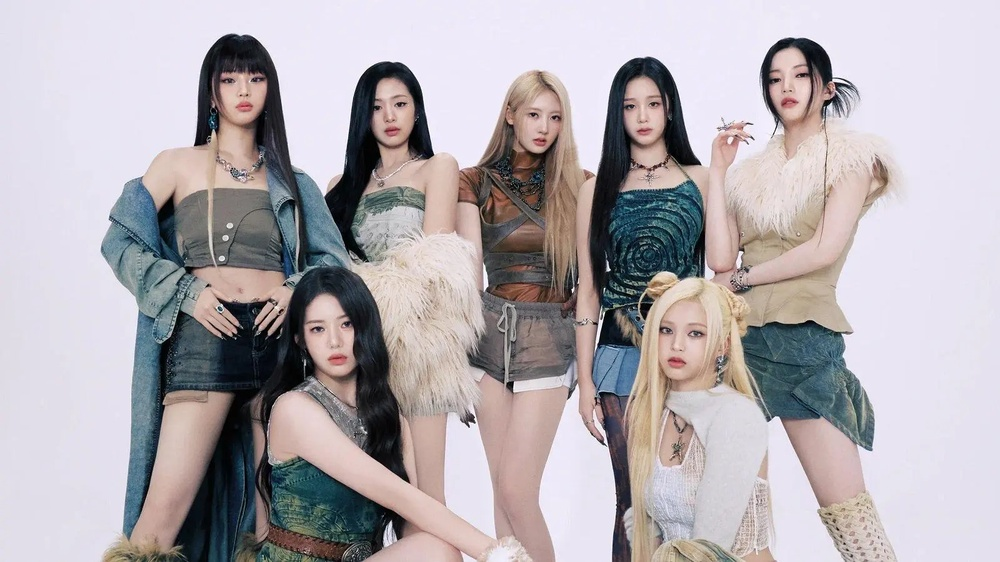
#> input picture data/splits/anh_nhom_5_people.jpg, 1000 x 562 px, shrunk from 1600 x 900 before the run
$ python -i haar_baseline.py   (imports and definitions only)
#> lines starting #> are read from the running program, lines starting #| are printed output that depends on the picture
#> further down, picture is the input picture: shape (562, 1000, 3); mean B, G, R 176.7, 172, 178.1
"""Baseline phát hiện mặt bằng Haar Cascade của OpenCV.

Dùng làm mốc để so với RetinaFace: Haar nhẹ và nhanh nhưng chỉ bắt tốt mặt nhìn thẳng.
"""

from __future__ import annotations

import math
from pathlib import Path
from typing import Any

import cv2
import numpy as np


class HaarFaceDetector:
    """Phát hiện mặt nhìn thẳng (frontal) bằng Haar Cascade.

    Score trả về chỉ dùng để xếp hạng các box, không phải xác suất.
    """

    _CASCADE_FILENAME = "haarcascade_frontalface_default.xml"

    def __init__(
        self,
        scale_factor: float = 1.1,
        min_neighbors: int = 5,
        min_size: tuple[int, int] = (30, 30),
        equalize_hist: bool = False,
        cascade_path: str | Path | None = None,
    ) -> None:
        """Kiểm tra tham số rồi nạp file cascade. Sai tham số thì báo lỗi ngay, chưa cần có ảnh."""
        # scale_factor là hệ số thu nhỏ ảnh sau mỗi vòng quét nên phải > 1
        if not math.isfinite(scale_factor) or scale_factor <= 1.0:
            raise ValueError("scale_factor phải là số hữu hạn lớn hơn 1.")
        # isinstance(x, bool) cần kiểm tra riêng vì trong Python True/False cũng là số nguyên
        if (
            isinstance(min_neighbors, bool)
            or not isinstance(min_neighbors, int)
            or min_neighbors < 0
        ):
            raise ValueError("min_neighbors phải là số nguyên không âm.")
        if not isinstance(min_size, (list, tuple)) or len(min_size) != 2 or any(
            isinstance(value, bool) or not isinstance(value, int) or value <= 0
            for value in min_size
        ):
            raise ValueError("min_size phải gồm hai số nguyên dương (width, height).")
        if not isinstance(equalize_hist, bool):
            raise ValueError("equalize_hist phải là bool.")

        # không truyền đường dẫn thì dùng file cascade đi kèm trong gói OpenCV
        if cascade_path is None:
            cascade_path = (
                Path(cv2.data.haarcascades) / self._CASCADE_FILENAME
            )
        self.scale_factor = float(scale_factor)
        self.min_neighbors = min_neighbors
        self.min_size = tuple(min_size)
        self.equalize_hist = equalize_hist
        self.cascade_path = Path(cascade_path)
        self._classifier = cv2.CascadeClassifier(str(self.cascade_path))
        # CascadeClassifier không báo lỗi khi sai đường dẫn, chỉ trả về đối tượng rỗng,
        # nên phải tự kiểm tra
        if self._classifier.empty():
            raise FileNotFoundError(
                f"Không tải được Haar cascade: {self.cascade_path}"
            )

    @staticmethod
    def _to_gray(image_bgr: np.ndarray) -> np.ndarray:
        """Kiểm tra ảnh là uint8 rồi đổi ảnh xám, BGR hoặc BGRA về ảnh xám một kênh."""
        if not isinstance(image_bgr, np.ndarray):
            raise ValueError("Ảnh đầu vào phải là numpy.ndarray.")
        if image_bgr.dtype != np.uint8:
            raise ValueError("Ảnh đầu vào phải có dtype uint8.")
        if image_bgr.size == 0:
            raise ValueError("Ảnh đầu vào không được rỗng.")

        if image_bgr.ndim == 2:
            gray = image_bgr
        elif image_bgr.ndim == 3 and image_bgr.shape[2] == 1:
            gray = image_bgr[:, :, 0]
        elif image_bgr.ndim == 3 and image_bgr.shape[2] == 3:
            gray = cv2.cvtColor(image_bgr, cv2.COLOR_BGR2GRAY)
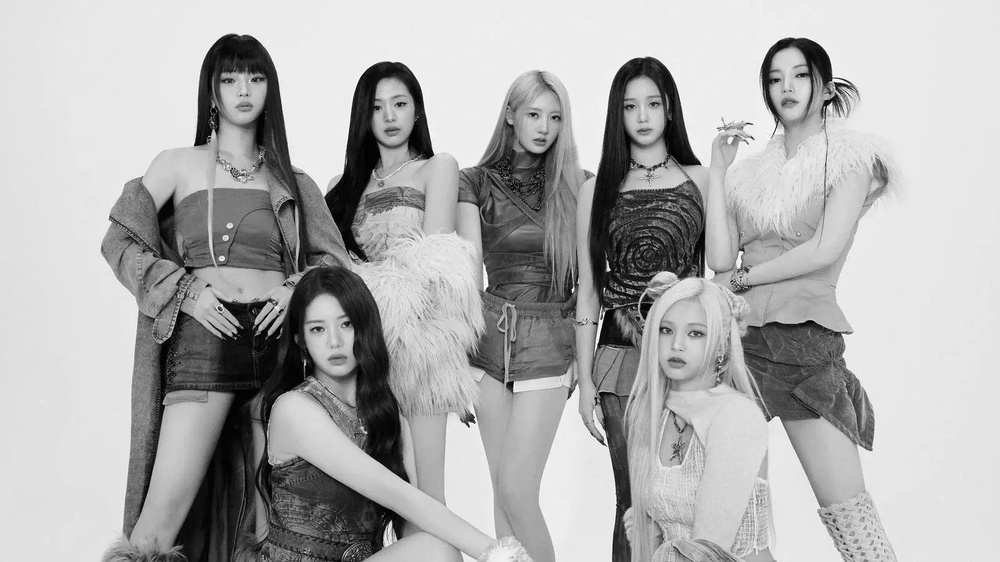
#> gray: shape (562, 1000); min 0, max 255, mean 174.4
        elif image_bgr.ndim == 3 and image_bgr.shape[2] == 4:
            gray = cv2.cvtColor(image_bgr, cv2.COLOR_BGRA2GRAY)
        else:
            raise ValueError("Ảnh phải có shape HxW, HxWx1, HxWx3 hoặc HxWx4.")

        if gray.shape[0] == 0 or gray.shape[1] == 0:
            raise ValueError("Ảnh đầu vào không được rỗng.")
        # OpenCV cần mảng liền khối trong bộ nhớ, lát cắt như image[:, :, 0] thì chưa chắc
        return np.ascontiguousarray(gray)

    @staticmethod
    def _weight_to_score(level_weight: float) -> float:
        """Đổi levelWeight của cascade (số thực bất kỳ) về khoảng [0, 1] bằng sigmoid."""
        if not math.isfinite(level_weight):
            raise RuntimeError("Haar cascade trả levelWeight không hữu hạn.")
        # hai nhánh để math.exp không bị tràn số khi level_weight là số âm rất lớn
        if level_weight >= 0:
            return 1.0 / (1.0 + math.exp(-level_weight))
        exp_weight = math.exp(level_weight)
        return exp_weight / (1.0 + exp_weight)

    def detect(self, image_bgr: np.ndarray) -> list[dict[str, Any]]:
        """Phát hiện mặt, trả danh sách {bbox, score, landmarks} sắp theo score giảm dần.

        bbox là pixel [x1, y1, x2, y2] trong ảnh gốc. Haar không có landmarks nên luôn là None.
        """
        gray = self._to_gray(image_bgr)
        # cân bằng histogram giúp ảnh thiếu sáng hoặc tương phản thấp, tùy chọn trong config
        if self.equalize_hist:
            gray = cv2.equalizeHist(gray)

        # detectMultiScale3 với outputRejectLevels=True để lấy thêm levelWeights,
        # từ đó tính được score cho từng box (detectMultiScale thường không có)
        rectangles, _, level_weights = (
            self._classifier.detectMultiScale3(
                gray,
                scaleFactor=self.scale_factor,
                minNeighbors=self.min_neighbors,
                minSize=self.min_size,
                outputRejectLevels=True,
            )
        )
#> rectangles = [[613, 83, 61, 61], [759, 56, 60, 60], [360, 83, 61, 61], [513, 93, 61, 61], [212, 58, 62, 62], [297, 301, 69, 69], [638, 300, 83, 83]]; level_weights = [7.81, 6.59, 8.65, 7.75, 10.16, 8.47, 7.98]
        rectangles = np.asarray(rectangles)
        weights = np.asarray(level_weights).reshape(-1)
#> weights = [7.81, 6.59, 8.65, 7.75, 10.16, 8.47, 7.98]
        if rectangles.size == 0:
            return []
        if rectangles.ndim != 2 or rectangles.shape[1] != 4:
            raise RuntimeError(
                "Haar cascade trả bbox sai định dạng; kỳ vọng N x 4."
            )
        if rectangles.shape[0] != weights.size:
            raise RuntimeError(
                "Số bbox và levelWeights từ Haar cascade không khớp."
            )

        detections: list[dict[str, Any]] = []
        # OpenCV trả (x, y, rộng, cao), đổi sang (x1, y1, x2, y2) cho thống nhất với RetinaFace
        for (x, y, width, height), weight in zip(rectangles, weights):
            detections.append(
                {
                    "bbox": [
                        float(x),
                        float(y),
                        float(x + width),
                        float(y + height),
                    ],
                    "score": self._weight_to_score(float(weight)),
                    "landmarks": None,
                }
            )
#> this loop made 7 passes
#> (x, y, width, height, weight) on passes 1 to 7: (613, 83, 61, 61, 7.81), (759, 56, 60, 60, 6.59), (360, 83, 61, 61, 8.65), (513, 93, 61, 61, 7.75), (212, 58, 62, 62, 10.16), (297, 301, 69, 69, 8.47), (638, 300, 83, 83, 7.98)
#> after the loop, detections = 7 items
        detections.sort(key=lambda face: face["score"], reverse=True)
        return detections

>>> import cv2
>>> picture = cv2.imread('../../data/splits/anh_nhom_5_people.jpg')
>>> result = HaarFaceDetector().detect(picture)
#> result = 7 items
